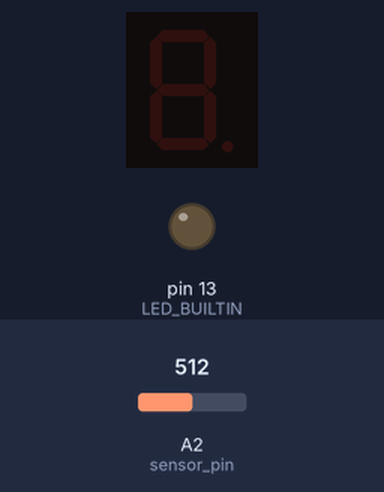
Simulated run of this sketch. Board: Arduino Uno, built with avr-gcc and run on an emulated ATmega328P. Parts: 1-digit seven-segment display, output pins drawn as LEDs (lit = HIGH). Wiring (inferred from the names in the program): 1-digit 7-segment display, segments lit when HIGH: segments pin 8, pin 7, pin 6, pin 5, pin 4, pin 3, pin 2. Inputs (shaded band) come from the test bench; at power-on: A2 (sensor_pin) = 512. The segment pins are drawn as the display they are named for; pins used as bus, display or sensor lines are not drawn.

Above: at 1.2 s.
1.3 s: A2 (sensor_pin) set to 491
At 1.7 s:
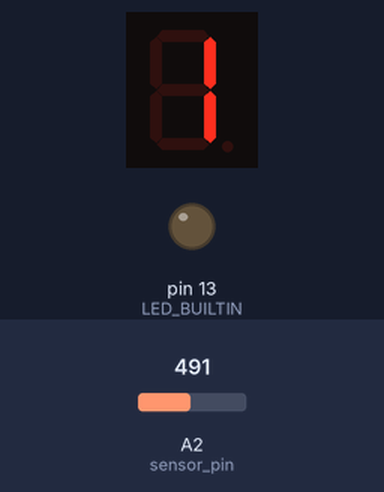
2.8 s: A2 (sensor_pin) set to 510
At 5.2 s:
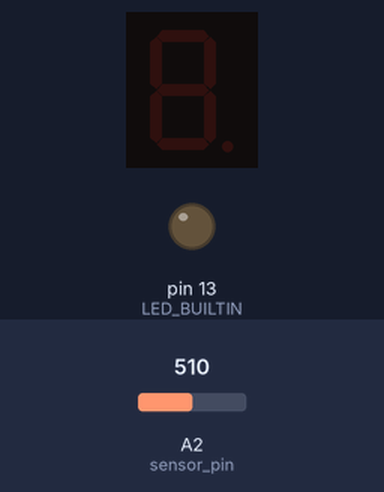
5.8 s: A2 (sensor_pin) set to 490
At 6.3 s:
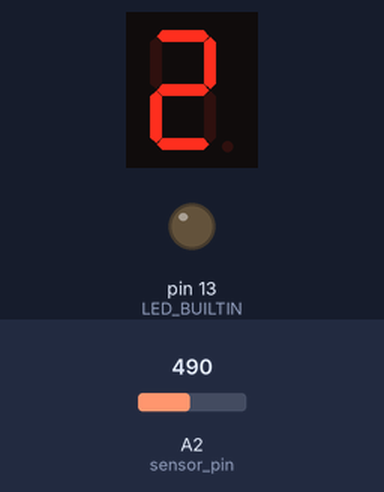
7.3 s: A2 (sensor_pin) set to 511
At 9.8 s:
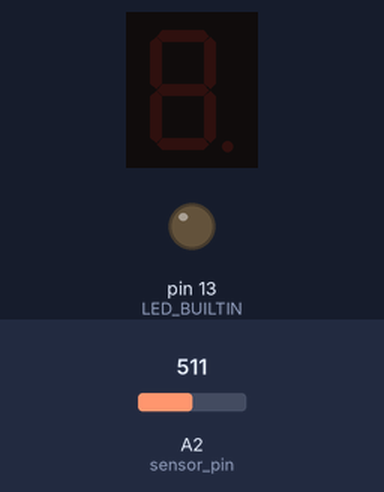
10.3 s: A2 (sensor_pin) set to 306
At 10.9 s:
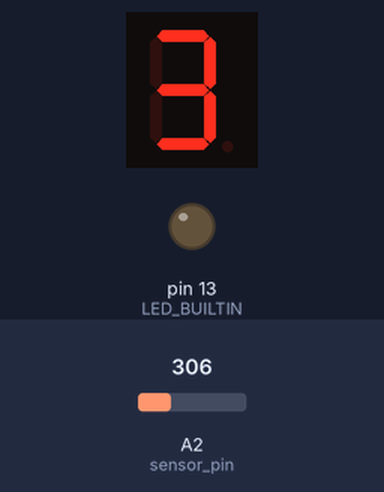
Timing chart, 0 to 13.3 s (numbered marks = the images above; inputs shaded):
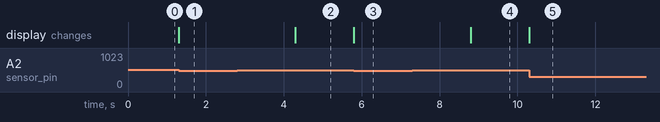

Measured:
- after the input at 1.3 s, the display: changes at once (image 1)
- after the input at 2.8 s, the display: changes after 1.5 s (image 2)
- after the input at 5.8 s, the display: changes at once (image 3)
- after the input at 7.3 s, the display: changes after 1.5 s (image 4)
- after the input at 10.3 s, the display: changes at once (image 5)

The sketch:

number3.ino
```cpp
#define A  8
#define B  7
#define C  6
#define D  5
#define E  4
#define F  3
#define G  2
#define sensor_pin A2
int count = 0;

void setup() {
   pinMode(A, OUTPUT);
   pinMode(B, OUTPUT);
   pinMode(C, OUTPUT);
   pinMode(D, OUTPUT);
   pinMode(E, OUTPUT);
   pinMode(F, OUTPUT);
   pinMode(G, OUTPUT);
   pinMode(LED_BUILTIN, OUTPUT);
}

void loop() {
  int val = analogRead(sensor_pin);
  if (val<500){
    digitalWrite(A, HIGH);
    digitalWrite(B, HIGH);
    digitalWrite(C, HIGH);
    digitalWrite(D, HIGH);
    digitalWrite(E, HIGH);
    digitalWrite(F, HIGH);
    digitalWrite(G, LOW);
    count = count + 1;
    if (count % 10 == 0){
    digitalWrite(A, HIGH);
    digitalWrite(B, HIGH);
    digitalWrite(C, HIGH);
    digitalWrite(D, HIGH);
    digitalWrite(E, HIGH);
    digitalWrite(F, HIGH);
    digitalWrite(G, LOW);
    delay(3000);
    }else if(count % 10 == 1){
    digitalWrite(A, LOW);
    digitalWrite(B, HIGH);
    digitalWrite(C, HIGH);
    digitalWrite(D, LOW);
    digitalWrite(E, LOW);
    digitalWrite(F, LOW);
    digitalWrite(G, LOW);
    delay(3000);
    }else if(count % 10 == 2){
    digitalWrite(A, HIGH);
    digitalWrite(B, HIGH);
    digitalWrite(C, LOW);
    digitalWrite(D, HIGH);
    digitalWrite(E, HIGH);
    digitalWrite(F, LOW);
    digitalWrite(G, HIGH);
    delay(3000);
    }else if(count % 10 == 3){
    digitalWrite(A, HIGH);
    digitalWrite(B, HIGH);
    digitalWrite(C, HIGH);
    digitalWrite(D, HIGH);
    digitalWrite(E, LOW);
    digitalWrite(F, LOW);
    digitalWrite(G, HIGH);
    delay(3000);
    }else if(count % 10 == 4){
    digitalWrite(A, LOW);
    digitalWrite(B, HIGH);
    digitalWrite(C, HIGH);
    digitalWrite(D, LOW);
    digitalWrite(E, LOW);
    digitalWrite(F, HIGH);
    digitalWrite(G, HIGH);
    delay(3000);
    }else if(count % 10 == 5){
    digitalWrite(A, HIGH);
    digitalWrite(B, LOW);
    digitalWrite(C, HIGH);
    digitalWrite(D, HIGH);
    digitalWrite(E, LOW);
    digitalWrite(F, HIGH);
    digitalWrite(G, HIGH);
    delay(3000);
    }else if(count % 10 == 6){
    digitalWrite(A, HIGH);
    digitalWrite(B, LOW);
    digitalWrite(C, HIGH);
    digitalWrite(D, HIGH);
    digitalWrite(E, HIGH);
    digitalWrite(F, HIGH);
    digitalWrite(G, HIGH);
    delay(3000);
    }else if(count % 10 == 7){
    digitalWrite(A, HIGH);
    digitalWrite(B, HIGH);
    digitalWrite(C, HIGH);
    digitalWrite(D, LOW);
    digitalWrite(E, LOW);
    digitalWrite(F, LOW);
    digitalWrite(G, LOW);
    delay(3000);
    }else if(count % 10 == 8){
    digitalWrite(A, HIGH);
    digitalWrite(B, HIGH);
    digitalWrite(C, HIGH);
    digitalWrite(D, HIGH);
    digitalWrite(E, HIGH);
    digitalWrite(F, HIGH);
    digitalWrite(G, HIGH);
    delay(3000);
    }else if(count % 10 == 9){
    digitalWrite(A, HIGH);
    digitalWrite(B, HIGH);
    digitalWrite(C, HIGH);
    digitalWrite(D, HIGH);
    digitalWrite(E, LOW);
    digitalWrite(F, HIGH);
    digitalWrite(G, HIGH);
    delay(3000);
    }
  }
  else{
    digitalWrite(A, LOW);
    digitalWrite(B, LOW);
    digitalWrite(C, LOW);
    digitalWrite(D, LOW);
    digitalWrite(E, LOW);
    digitalWrite(F, LOW);
    digitalWrite(G, LOW);
  }
}
```
